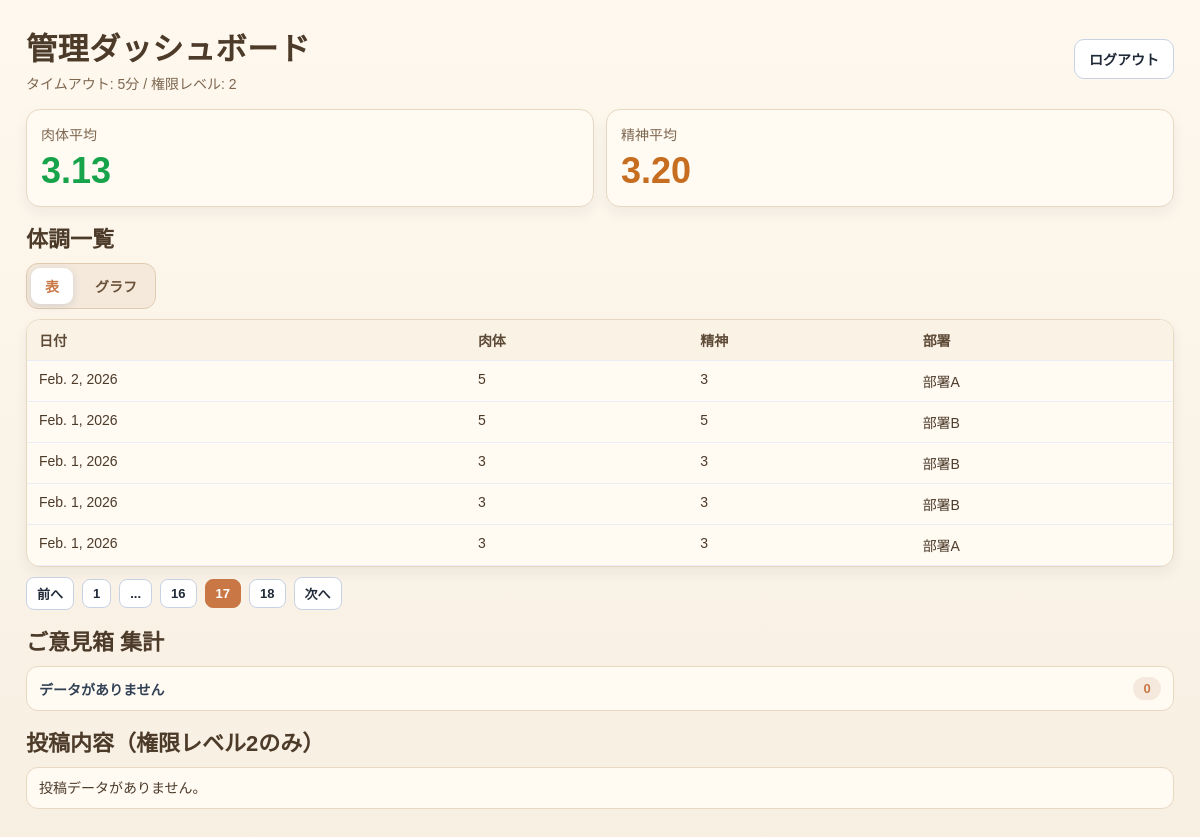
/dashboard/?page=17 (signed in), run on the app's committed database.
### conditions/models.py (models this page shows)
class Condition(models.Model):
    user = models.ForeignKey(settings.AUTH_USER_MODEL, on_delete=models.CASCADE)
    date = models.DateField()
    physical = models.IntegerField(
        null=True,
        blank=True,
        validators=[MinValueValidator(1), MaxValueValidator(5)],
    )
    mental = models.IntegerField(
        null=True,
        blank=True,
        validators=[MinValueValidator(1), MaxValueValidator(5)],
    )
    created_at = models.DateTimeField(auto_now_add=True)
    is_absent = models.BooleanField(default=False)
    notes = models.TextField(null=True, blank=True)
    class Meta:
        constraints = [
            models.UniqueConstraint(fields=["user", "date"], name="uniq_condition_user_date")
        ]

### accounts/models.py (models this page shows)
class EmployeeProfile(models.Model):
    user = models.OneToOneField(User, on_delete=models.CASCADE, related_name="profile")
    full_name = models.CharField(max_length=255)
    gender = models.CharField(max_length=32)
    age = models.PositiveIntegerField()
    department = models.CharField(max_length=255)
    is_target = models.BooleanField(default=False)

### dashboard/views.py (the view)
# urls.py: path("", views.dashboard_view, name="dashboard"),
@login_required
def dashboard_view(request):
    user = request.user
    if user.role_level not in (User.ROLE_ADMIN_L1, User.ROLE_ADMIN_L2):
        return render(request, "dashboard/not_allowed.html")
    conditions = (
        Condition.objects.select_related("user")
        .filter(is_absent=False)
        .order_by("-date", "-created_at")
    )
    profiles = EmployeeProfile.objects.select_related("user").all()
    profile_map = {p.user_id: p for p in profiles}
    excluded_ids = [p.user_id for p in profiles if p.is_target]
    filtered = []
    for c in conditions:
        profile = profile_map.get(c.user_id)
        if profile and profile.is_target:
            continue
        filtered.append({"condition": c, "profile": profile})
    paginator = Paginator(filtered, 5)
    page_number = request.GET.get("page")
    conditions_page = paginator.get_page(page_number)
    conditions_page_tokens = _build_page_tokens(conditions_page)
    graph_data = _build_graph_data(filtered)
    graph_data_dept_a = _build_graph_data(
        [row for row in filtered if row["profile"] and row["profile"].department == "部署A"]
    )
    graph_data_dept_b = _build_graph_data(
        [row for row in filtered if row["profile"] and row["profile"].department == "部署B"]
    )
    avg_values = (
        Condition.objects.filter(is_absent=False)
        .exclude(user_id__in=excluded_ids)
        .aggregate(avg_physical=Avg("physical"), avg_mental=Avg("mental"))
    )
    opinions = build_opinion_summary(user.role_level)
    opinions_paginator = Paginator(opinions.items, 5)
    opinions_page_number = request.GET.get("opinion_page")
    opinions_page = opinions_paginator.get_page(opinions_page_number)
    return render(
        request,
        "dashboard/dashboard.html",
        {
            "conditions_page": conditions_page,
            "conditions_page_tokens": conditions_page_tokens,
            "avg_physical": avg_values["avg_physical"],
            "avg_mental": avg_values["avg_mental"],
            "role_level": user.role_level,
            "opinions": opinions,
            "opinions_page": opinions_page,
            "admin_timeout_minutes": _get_admin_timeout_minutes(),
            "graph_data": graph_data,
            "graph_data_dept_a": graph_data_dept_a,
            "graph_data_dept_b": graph_data_dept_b,
        },
    )

### analysis/services.py (called while the page is built, shortened)
def _build_analysis_df():
    project_root = Path(settings.BASE_DIR).parent
    csv_path = project_root / "php_opinion_box" / "opinions" / "opinion_box.csv"
    if not csv_path.exists():
        return pd.DataFrame()

def build_opinion_summary(role_level: int) -> OpinionSummary:
    df = _build_analysis_df()
    if df.empty:
        return OpinionSummary(tag_counts={}, items=[])

### dashboard/views.py (called while the page is built)
def _get_admin_timeout_minutes():
    setting = SystemSetting.objects.first()
    if setting and setting.admin_timeout_minutes:
        return setting.admin_timeout_minutes
    return 5

def _build_graph_data(rows):
    date_bucket = defaultdict(lambda: {"physical_sum": 0.0, "mental_sum": 0.0, "count": 0})
    for row in rows:
        day = row["condition"].date
        date_bucket[day]["physical_sum"] += float(row["condition"].physical or 0)
        date_bucket[day]["mental_sum"] += float(row["condition"].mental or 0)
        date_bucket[day]["count"] += 1
    graph_data = []
    for day, data in sorted(date_bucket.items()):
        count = data["count"] or 1
        graph_data.append(
            {
                "date": day.strftime("%Y-%m-%d"),
                "physical_avg": round(data["physical_sum"] / count, 2),
                "mental_avg": round(data["mental_sum"] / count, 2),
            }
        )
    return graph_data

def _build_page_tokens(page_obj):
    total = page_obj.paginator.num_pages
    current = page_obj.number
    if total <= 7:
        return list(range(1, total + 1))
    tokens = []
    if current <= 3:
        tokens.extend([1, 2, 3, "...", total])
    elif current >= total - 2:
        tokens.extend([1, "...", total - 2, total - 1, total])
    else:
        tokens.extend([1, "...", current - 1, current, current + 1, "...", total])
    return tokens

### dashboard/templates/dashboard/dashboard.html (shortened to what this page needs)
<!DOCTYPE html>
<html lang="ja">
<head>
</head>
<body>
    <div class="page">
        <header class="header">
            <div>
                <h1 class="title">管理ダッシュボード</h1>
                <p class="sub">タイムアウト: {{ admin_timeout_minutes }}分 / 権限レベル: {{ role_level }}</p>
            </div>
            <a class="logout-btn" href="{% url 'accounts:logout' %}">ログアウト</a>
        </header>
        <section class="summary-grid">
            <article class="card">
                <p class="metric-label">肉体平均</p>
                <p class="metric-value good">{{ avg_physical|floatformat:2|default:"-" }}</p>
            </article>
            <article class="card">
                <p class="metric-label">精神平均</p>
                <p class="metric-value warn">{{ avg_mental|floatformat:2|default:"-" }}</p>
            </article>
        </section>
        <section class="section">
            <h2 class="section-title">体調一覧</h2>
            <div class="view-switch" role="tablist" aria-label="体調一覧表示切替">
                <button id="btn-table" class="view-btn is-active" type="button">表</button>
                <button id="btn-graph" class="view-btn" type="button">グラフ</button>
            </div>
            <div id="panel-table" class="panel is-active">
                <div class="table-wrap">
                    <table>
                        <thead>
                            <tr>
                                <th>日付</th>
                                <th>肉体</th>
                                <th>精神</th>
                                {% if role_level == 1 %}
                                    <th>氏名</th>
                                    <th>部署</th>
                                {% else %}
                                    <th>部署</th>
                                {% endif %}
                            </tr>
                        </thead>
                        <tbody>
                            {% for row in conditions_page %}
                                <tr>
                                    <td>{{ row.condition.date }}</td>
                                    <td>{{ row.condition.physical|default:"-" }}</td>
                                    <td>{{ row.condition.mental|default:"-" }}</td>
                                    {% if role_level == 1 %}
                                        <td>{{ row.profile.full_name|default:row.condition.user.username }}</td>
                                        <td>{{ row.profile.department|default:"-" }}</td>
                                    {% else %}
                                        <td>{{ row.profile.department|default:"-" }}</td>
                                    {% endif %}
                                </tr>
                            {% empty %}
                                <tr>
                                    <td colspan="5">データがありません。</td>
                                </tr>
                            {% endfor %}
                        </tbody>
                    </table>
                </div>
                {% if conditions_page.paginator.num_pages > 1 %}
                    <nav class="pager" aria-label="ページ切替">
                        {% if conditions_page.has_previous %}
                            <a class="pager-btn" href="?page={{ conditions_page.previous_page_number }}">前へ</a>
                        {% endif %}
                        {% for token in conditions_page_tokens %}
                            {% if token == "..." %}
                                <span class="pager-btn">...</span>
                            {% elif token == conditions_page.number %}
                                <span class="pager-btn is-current">{{ token }}</span>
                            {% else %}
                                <a class="pager-btn" href="?page={{ token }}">{{ token }}</a>
                            {% endif %}
                        {% endfor %}
                        {% if conditions_page.has_next %}
                            <a class="pager-btn" href="?page={{ conditions_page.next_page_number }}">次へ</a>
                        {% endif %}
                    </nav>
                {% endif %}
            </div>
        </section>
        <section class="section">
            <h2 class="section-title">ご意見箱 集計</h2>
            <div class="tags-grid">
                {% for tag, count in opinions.tag_counts.items %}
                    <div class="tag-item">
                        <span class="tag-name">{{ tag }}</span>
                        <span class="tag-count">{{ count }}</span>
                    </div>
                {% empty %}
                    <div class="tag-item">
                        <span class="tag-name">データがありません</span>
                        <span class="tag-count">0</span>
                    </div>
                {% endfor %}
            </div>
        </section>
        {% if role_level == 2 %}
            <section id="opinions" class="section">
                <h3 class="section-title">投稿内容（権限レベル2のみ）</h3>
                <ul class="post-list">
                    {% for item in opinions_page %}
                        <li class="post-item">
                            <p class="post-meta">{{ item.mode_label }} / {{ item.tag }}</p>
                            <p class="post-content">{{ item.content }}</p>
                        </li>
                    {% empty %}
                        <li class="post-item">
                            <p class="post-content">投稿データがありません。</p>
                        </li>
                    {% endfor %}
                </ul>
            </section>
        {% endif %}
    </div>
</body>
</html>

### dashboard/templates/dashboard/dashboard.html (style rules this page uses)
:root { --bg: #f7efe2; --card: #fffaf2; --text: #4d3b2a; --subtext: #7e6750; --line: #e8d8c2; --primary: #c97845; --good: #16a34a; --warn: #c66d1f; }
* { box-sizing: border-box; }
body { margin: 0; font-family: "Yu Gothic UI", "Meiryo", sans-serif; background: linear-gradient(180deg, #fff8ee 0%, var(--bg) 100%); color: var(--text); }
.page { max-width: 1180px; margin: 0 auto; padding: 24px 16px 40px; }
.header { display: flex; align-items: center; justify-content: space-between; gap: 12px; margin-bottom: 16px; }
.title { margin: 0; font-size: clamp(26px, 2.6vw, 38px); letter-spacing: 0.4px; }
.sub { margin: 4px 0 0; color: var(--subtext); font-size: 14px; }
.logout-btn { display: inline-block; text-decoration: none; border: 1px solid #c7d2e4; background: #ffffff; color: #1f2937; border-radius: 10px; padding: 9px 14px; font-size: 14px; font-weight: 600; }
.summary-grid { display: grid; grid-template-columns: repeat(2, minmax(0, 1fr)); gap: 12px; margin-bottom: 14px; }
.card { background: var(--card); border: 1px solid var(--line); border-radius: 14px; padding: 14px; box-shadow: 0 6px 14px rgba(22, 41, 73, 0.06); }
.metric-label { margin: 0; color: var(--subtext); font-size: 14px; }
.metric-value { margin: 6px 0 0; font-size: clamp(28px, 3vw, 42px); font-weight: 700; }
.good { color: var(--good); }
.warn { color: var(--warn); }
.section { margin-top: 14px; }
.section-title { margin: 0 0 10px; font-size: 22px; }
.table-wrap { background: var(--card); border: 1px solid var(--line); border-radius: 14px; overflow: auto; box-shadow: 0 6px 14px rgba(22, 41, 73, 0.06); }
.pager { margin-top: 10px; display: flex; gap: 8px; flex-wrap: wrap; align-items: center; }
.pager-btn { display: inline-block; text-decoration: none; border: 1px solid #c7d2e4; background: #ffffff; color: #1f2937; border-radius: 8px; padding: 6px 10px; font-size: 13px; font-weight: 600; }
.pager-btn.is-current { background: var(--primary); border-color: var(--primary); color: #ffffff; }
.view-switch { display: inline-flex; gap: 8px; margin-bottom: 10px; background: #f4e9db; border: 1px solid #e2ccb0; border-radius: 12px; padding: 4px; }
.view-btn { border: 0; border-radius: 9px; background: transparent; color: #6b5139; padding: 8px 14px; font-size: 14px; font-weight: 700; cursor: pointer; }
.view-btn.is-active { background: #ffffff; box-shadow: 0 2px 8px rgba(27, 66, 127, 0.14); color: var(--primary); }
.panel { display: none; }
.panel.is-active { display: block; }
table { width: 100%; border-collapse: collapse; min-width: 680px; }
th, td { border-bottom: 1px solid #e9eef6; padding: 10px 12px; text-align: left; font-size: 14px; vertical-align: top; }
th { position: sticky; top: 0; background: #fbf2e6; color: #5d4a36; font-weight: 700; z-index: 1; }
.tags-grid { display: grid; grid-template-columns: repeat(auto-fit, minmax(170px, 1fr)); gap: 10px; }
.tag-item { display: flex; justify-content: space-between; align-items: center; border: 1px solid var(--line); background: var(--card); border-radius: 12px; padding: 10px 12px; }
.tag-name { color: #314155; font-size: 14px; font-weight: 600; }
.tag-count { min-width: 28px; text-align: center; border-radius: 999px; background: #f5e9dd; color: var(--primary); font-weight: 700; padding: 4px 8px; font-size: 13px; }
.post-list { margin: 0; padding: 0; list-style: none; display: grid; gap: 10px; }
.post-item { background: var(--card); border: 1px solid var(--line); border-radius: 12px; padding: 10px 12px; }
.post-content { margin: 0; font-size: 14px; line-height: 1.45; white-space: pre-wrap; word-break: break-word; }

### data on the page
Condition: condition "Feb. 2, 2026", condition.physical "5", condition.mental "3", profile.department "部署A"
Condition: condition "Feb. 1, 2026", condition.physical "5", condition.mental "5", profile.department "部署B"
Condition: condition "Feb. 1, 2026", condition.physical "3", condition.mental "3", profile.department "部署B"
Condition: condition "Feb. 1, 2026", condition.physical "3", condition.mental "3", profile.department "部署B"
Condition: condition "Feb. 1, 2026", condition.physical "3", condition.mental "3", profile.department "部署A"

### other printed values
{{ admin_timeout_minutes }} "5"
{{ role_level }} "2"
{{ avg_physical|floatformat:2|default:"-" }} "3.13"
{{ avg_mental|floatformat:2|default:"-" }} "3.20"
{{ token }} "1" "16" "18"
{{ token }} "17"
